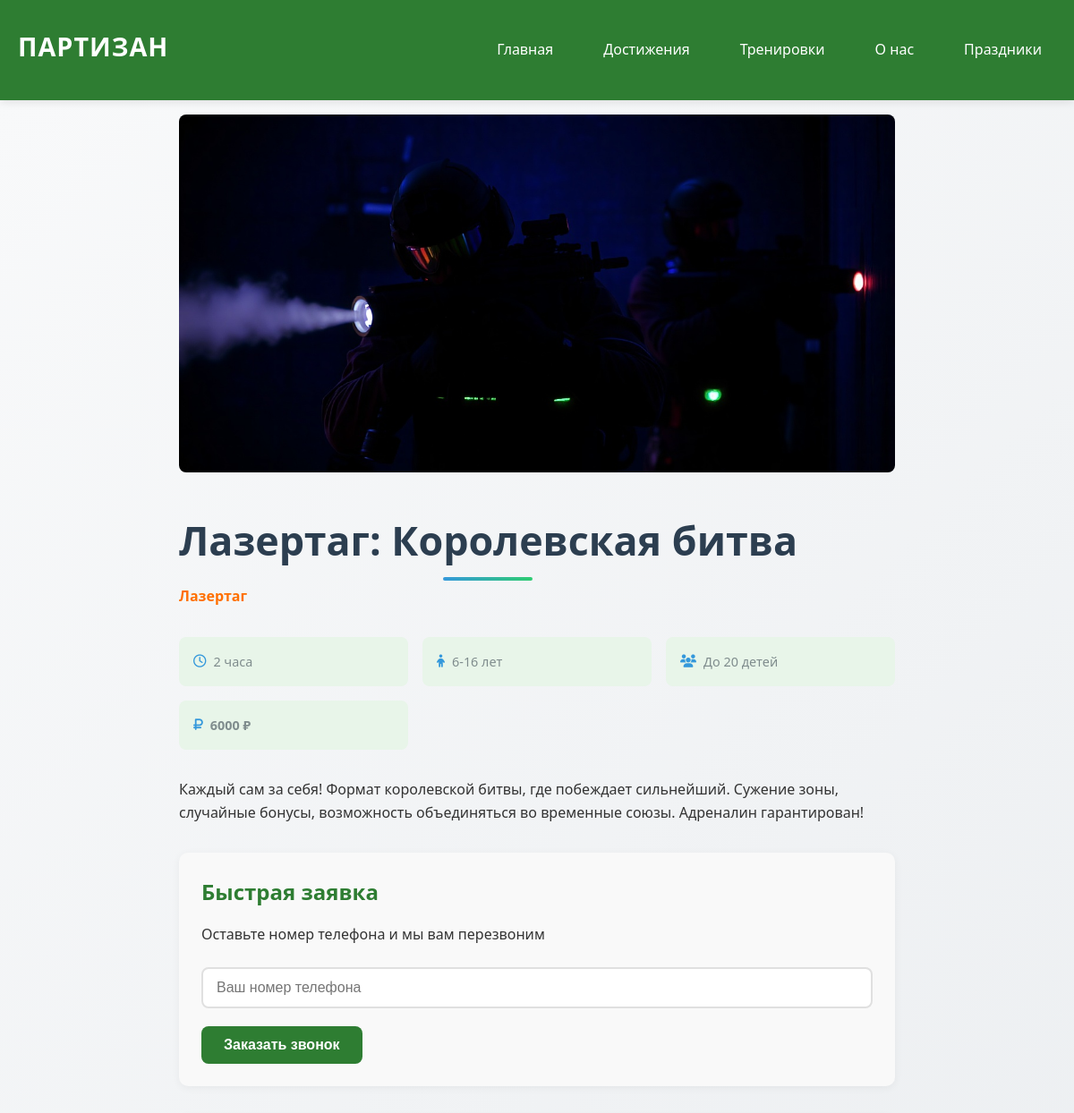
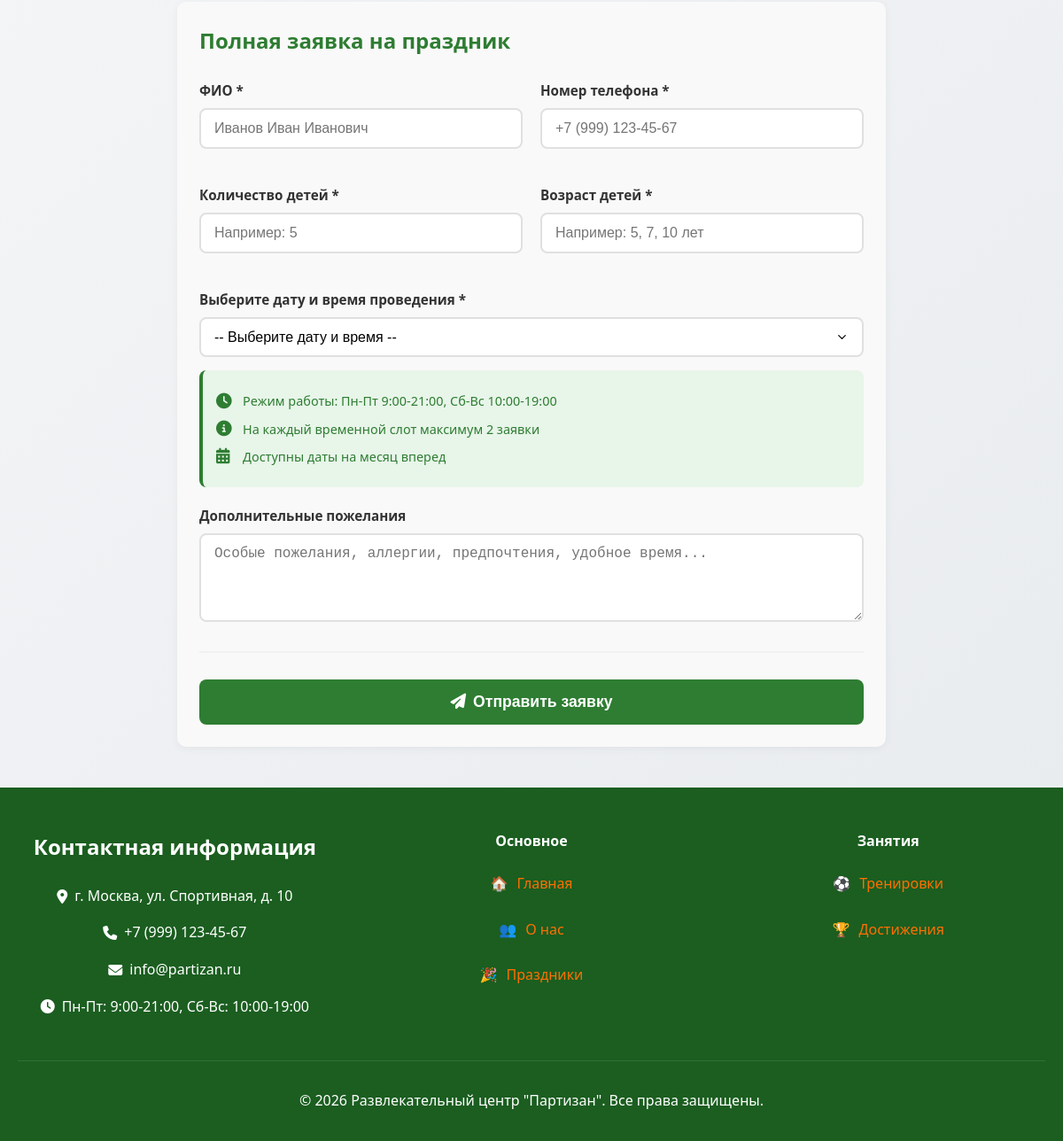
/holiday/lazertag-korolevskaya-bitva/, run on the app's committed database (2 pictures, top to bottom).
### partizan/models.py (models this page shows, shortened)
class Holiday(models.Model):
    category = models.ForeignKey(Category, on_delete=models.CASCADE,
                                related_name='holidays', verbose_name="Категория")
    title = models.CharField(max_length=200, verbose_name="Название праздника")
    slug = models.SlugField(max_length=200, unique=True, verbose_name="URL")
    image = models.ImageField(upload_to='holidays/', verbose_name="Фото")
    duration = models.CharField(max_length=50, verbose_name="Длительность")
    description = models.TextField(verbose_name="Описание")
    price = models.IntegerField(verbose_name="Цена (₽)", default=0)
    min_age = models.IntegerField(verbose_name="Минимальный возраст", default=3)
    max_age = models.IntegerField(verbose_name="Максимальный возраст", default=12)
    max_children = models.IntegerField(verbose_name="Максимум детей", default=10)
    active = models.BooleanField(default=True, verbose_name="Активный")
    class Meta:
        verbose_name = "Праздник"
        verbose_name_plural = "Праздники"

class Category(models.Model):
    name = models.CharField(max_length=100, verbose_name="Название категории")
    slug = models.SlugField(max_length=100, unique=True, verbose_name="URL")
    description = models.TextField(verbose_name="Описание", blank=True)
    class Meta:
        verbose_name = "Категория"
        verbose_name_plural = "Категории"

### partizan/views.py (the view, shortened to what this page needs)
# urls.py: path('holiday/<slug:holiday_slug>/', views.HolidayDetailView.as_view(), name='holiday_detail'),
class HolidayDetailView(DetailView):
    model = Holiday
    template_name = 'holiday_detail.html'
    context_object_name = 'holiday'
    slug_url_kwarg = 'holiday_slug'
    def get_context_data(self, **kwargs):
        context = super().get_context_data(**kwargs)
        holiday = self.object
        from datetime import date
        available_slots = HolidayDate.objects.filter(
            holiday=holiday,
            date__gte=date.today()
        ).order_by('date', 'time_slot')
        grouped_dates = {}
        context['available_dates_grouped'] = [
            {'date': date_str, 'slots': slots}
            for date_str, slots in grouped_dates.items()
        ]
        context['quick_form'] = QuickOrderForm(initial={'holiday': holiday.id})
        context['full_form'] = FullOrderForm()
        return context

### partizan/forms.py
class QuickOrderForm(forms.ModelForm):
    class Meta:
        model = QuickOrder
        fields = ['phone']
        widgets = {
            'phone': forms.TextInput(attrs={
                'placeholder': 'Ваш телефон',
                'class': 'form-input',
                'required': True
            }),
        }

### partizan/context_processors.py (called while the page is built)
def categories(request):
    return {
        'all_categories': Category.objects.all(),
        'contact_info': Contact.objects.first(),
    }

### templates/holiday_detail.html (shortened to what this page needs)
{% extends 'base.html' %}
{% load static %}
{% block content %}
<section class="section">
    <div class="container">
        <div class="holiday-detail">
            <div class="holiday-main">
                {% if holiday.image %}
                <img src="{{ holiday.image.url }}" alt="{{ holiday.title }}" class="holiday-detail-image">
                {% endif %}
                <div class="holiday-detail-info">
                    <h1 class="page-title">{{ holiday.title }}</h1>
                    <p class="holiday-category">{{ holiday.category.name }}</p>
                    <div class="holiday-meta">
                        <div class="meta-item">
                            <i class="far fa-clock"></i>
                            <span>{{ holiday.duration }}</span>
                        </div>
                        <div class="meta-item">
                            <i class="fas fa-child"></i>
                            <span>{{ holiday.min_age }}-{{ holiday.max_age }} лет</span>
                        </div>
                        <div class="meta-item">
                            <i class="fas fa-users"></i>
                            <span>До {{ holiday.max_children }} детей</span>
                        </div>
                        <div class="meta-item price">
                            <i class="fas fa-ruble-sign"></i>
                            <span>{{ holiday.price }} ₽</span>
                        </div>
                    </div>
                    <div class="holiday-description-full">
                        {{ holiday.description|linebreaks }}
                    </div>
                </div>
            </div>
            <div class="order-section">
                <h2>Быстрая заявка</h2>
                <p>Оставьте номер телефона и мы вам перезвоним</p>
                <form id="quick-order-form" class="order-form">
                    <div class="form-group">
                        <input type="tel" name="phone" placeholder="Ваш номер телефона" required class="form-input">
                    </div>
                    <button type="submit" class="btn btn-primary">Заказать звонок</button>
                </form>
            </div>
            <div class="order-section">
                <h2>Полная заявка на праздник</h2>
                <form id="full-order-form" class="order-form">
                    <div class="form-row">
                        <div class="form-group">
                            <label for="full_name">ФИО *</label>
                            <input type="text" id="full_name" name="full_name" placeholder="Иванов Иван Иванович" required class="form-input">
                        </div>
                        <div class="form-group">
                            <label for="phone">Номер телефона *</label>
                            <input type="tel" id="phone" name="phone" placeholder="+7 (999) 123-45-67" required class="form-input">
                        </div>
                    </div>
                    <div class="form-row">
                        <div class="form-group">
                            <label for="children_count">Количество детей *</label>
                            <input type="number" id="children_count" name="children_count" placeholder="Например: 5" min="1" max="{{ holiday.max_children }}" required class="form-input">
                        </div>
                        <div class="form-group">
                            <label for="age_of_children">Возраст детей *</label>
                            <input type="text" id="age_of_children" name="age_of_children" placeholder="Например: 5, 7, 10 лет" required class="form-input">
                        </div>
                    </div>
                    <div class="form-group">
                        <label for="date-select">Выберите дату и время проведения *</label>
                        <select id="date-select" name="date_id" required class="form-input">
                            <option value="">-- Выберите дату и время --</option>
                        </select>
                        <div class="schedule-info">
                            <p><i class="fas fa-clock"></i> Режим работы: Пн-Пт 9:00-21:00, Сб-Вс 10:00-19:00</p>
                            <p><i class="fas fa-info-circle"></i> На каждый временной слот максимум 2 заявки</p>
                            <p><i class="fas fa-calendar-alt"></i> Доступны даты на месяц вперед</p>
                        </div>
                    </div>
                    <div class="form-group">
                        <label for="notes">Дополнительные пожелания</label>
                        <textarea id="notes" name="notes" placeholder="Особые пожелания, аллергии, предпочтения, удобное время..." class="form-input" rows="4"></textarea>
                    </div>
                    <div class="form-footer">
                        <button type="submit" class="btn btn-primary btn-large">
                            <i class="fas fa-paper-plane"></i> Отправить заявку
                        </button>
                    </div>
                </form>
            </div>
        </div>
    </div>
</section>
{% endblock %}

### static/css/style.css (style rules this page uses)
* { margin: 0; padding: 0; box-sizing: border-box; }
:root { --primary-color: #2E7D32; --secondary-color: #FF6F00; --dark-color: #1B5E20; --light-color: #E8F5E9; --text-color: #333; --light-text: #666; --background: #fff; --shadow: 0 2px 10px rgba(0, 0, 0, 0.1); --border-radius: 8px; }
body { font-family: 'Segoe UI', Tahoma, Geneva, Verdana, sans-serif; line-height: 1.6; color: var(--text-color); background-color: var(--background); }
.container { max-width: 1200px; margin: 0 auto; padding: 0 20px; }
h1, h2, h3, h4 { margin-bottom: 1rem; }
h1 { font-size: 2.5rem; }
h2 { font-size: 2rem; }
p { margin-bottom: 1rem; }
.btn { display: inline-block; padding: 12px 24px; border: none; border-radius: var(--border-radius); font-size: 1rem; font-weight: 600; cursor: pointer; transition: all 0.3s; text-align: center; }
.btn-primary { background-color: var(--primary-color); color: white; }
.section { padding: 1rem 0; background: linear-gradient(135deg, #f8f9fa 0%, #e9ecef 100%); }
.holiday-category { color: var(--secondary-color); font-weight: 600; margin-bottom: 0.5rem; }
.holiday-meta { display: flex; gap: 1.5rem; margin: 1rem 0; color: var(--light-text); }
.price { font-size: 1.5rem; font-weight: 700; color: var(--primary-color); }
.holiday-detail { max-width: 800px; margin: 0 auto; }
.holiday-detail-image { width: 100%; height: 400px; object-fit: cover; border-radius: var(--border-radius); margin-bottom: 2rem; }
.holiday-meta { display: grid; grid-template-columns: repeat(auto-fit, minmax(200px, 1fr)); gap: 1rem; margin: 2rem 0; }
.meta-item { display: flex; align-items: center; gap: 0.5rem; padding: 1rem; background: var(--light-color); border-radius: var(--border-radius); }
.meta-item i { color: var(--primary-color); }
.order-section { background: white; padding: 2rem; border-radius: var(--border-radius); box-shadow: var(--shadow); margin: 2rem 0; }
.order-form { margin-top: 1.5rem; }
.form-input { width: 100%; padding: 12px; border: 1px solid #ddd; border-radius: var(--border-radius); font-size: 1rem; transition: border-color 0.3s; }
.form-group { margin-bottom: 1.5rem; }
.form-row { display: grid; grid-template-columns: 1fr 1fr; gap: 1rem; }
.page-title { text-align: center; color: #2c3e50; margin-bottom: 40px; font-size: 2.5rem; }
.page-title { text-align: center; color: var(--dark-color); margin-bottom: 10px; font-size: 2.8rem; }
.form-footer { display: flex; justify-content: space-between; align-items: center; flex-wrap: wrap; gap: 20px; margin-top: 40px; padding-top: 30px; border-top: 2px solid #f1f1f1; }
.page-title { color: #2c3e50; font-size: 2.8rem; margin-bottom: 15px; font-weight: 700; position: relative; display: inline-block; }
.page-title:after { content: ''; position: absolute; bottom: -10px; left: 50%; transform: translateX(-50%); width: 100px; height: 4px; background: linear-gradient(90deg, #3498db, #2ecc71); border-radius: 2px; }
.meta-item { display: flex; align-items: center; gap: 8px; color: #7f8c8d; font-size: 0.9rem; }
.meta-item i { color: #3498db; font-size: 0.9rem; }

### data on the page
Holiday: image (picture), title "Лазертаг: Королевская битва", category.name "Лазертаг", duration "2 часа", min_age "6", max_age "16", max_children "20", price "6000", description "Каждый сам за себя! Формат королевской битвы, где побеждает сильнейший. Сужение зоны, случайные бонусы, возможность объединяться во временные союзы. Адреналин гарантирован!"
